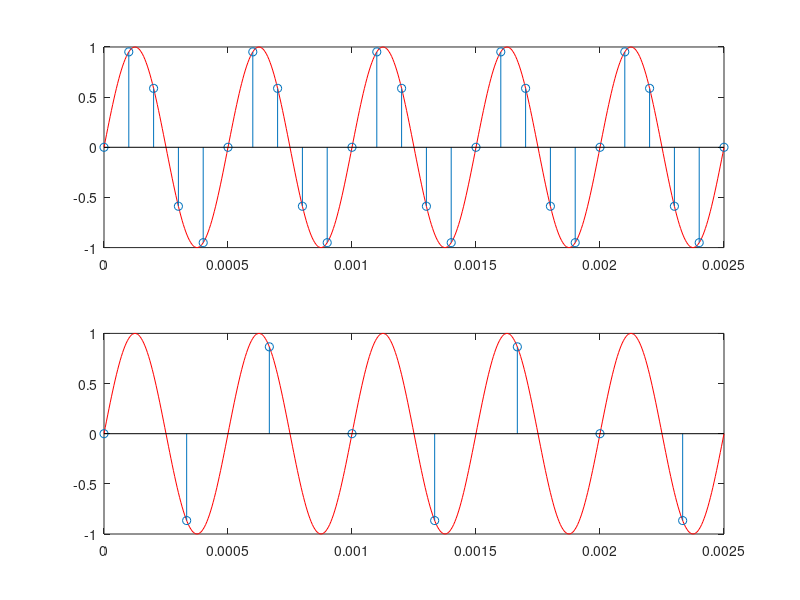

The MATLAB source for this figure:
% Sample the sinusoid x = sin(2 pi f t), where f = 2 kHz, and plot the sampled
% signals over the continuous-time signal.
% Let x1 be the signal sampled at 10 kHz.
% Let x2 be the signal sampled at 3 kHz.
f = 2000;
T = 1/f;
tmin = 0;
tmax = 5*T;
dt = T/100;
dt1 = 1/10000;
dt2 = 1/3000;
t = tmin:dt:tmax;
t1 = tmin:dt1:tmax;
t2 = tmin:dt2:tmax;
x = sin(2*pi*f*t);
x1 = sin(2*pi*f*t1);
x2 = sin(2*pi*f*t2);
subplot(211)
plot(t,x,'r');
hold on
stem(t1,x1);
subplot(212)
plot(t,x,'r');
hold on
stem(t2,x2);
